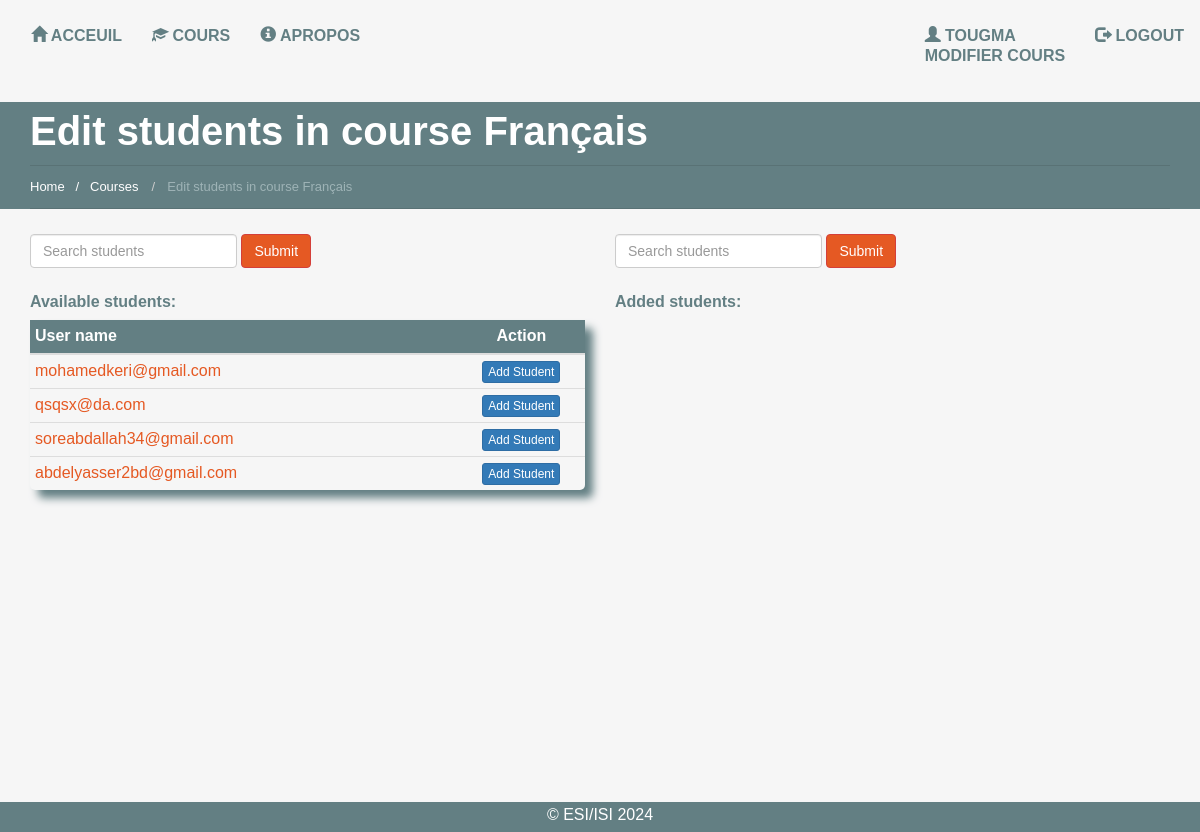
The page /courses/professor/Français/students/ (signed in) on the database its author committed.
### users/models.py (models this page shows)
class UserProfile(AbstractUser):
    is_professor = models.BooleanField(default=False)
    is_site_admin = models.BooleanField(default=False)
    niveau = models.CharField(null=False,max_length=8,default="")
    confirmation_code  = models.CharField(max_length=6,default="")
    numero  = models.CharField(max_length=8,unique=True)
    paiement = models.CharField(max_length=8,default= "AWAIT")

### templates/courses/add_students.html (shortened to what this page needs)
{% extends 'base.html' %}
{% load crispy_forms_tags %}
{% load staticfiles %}
{% block content %}
  {% include 'breadcrumb.html' %}
  <link href="{% static "css/edit_students_in_course.css" %}" rel="stylesheet"/>
  <div class="container">
    <div class="row">
      <div class="col-md-6">
        <form class="form-inline" method='GET' action="" role="form">
          <div class="form-group">
            <input class="form-control" type="text" name="q1" placeholder="Search students"
                   value="{{ request.GET.q }}"/>
            <button class="btn btn-danger btn-md">Submit</button>
          </div>
        </form>
        <h5>Available students:</h5>
        {% if excluded_students %}
          <table class="table table-condensed table-hover generic-table">
            <thead>
            <tr>
              <th>User name</th>
              <th>Action</th>
            </tr>
            </thead>
            {% for instance in excluded_students %}
              <tr>
                <td class="col-md-5">{{ instance.username }}</td>
                <td class="col-md-1"><a href="{% url 'add_students' course_name instance.id %}">
                  <input class='btn btn-primary btn-xs' type='submit' value='Add Student'/>
                </a>
                </td>
              </tr>
            {% endfor %}
          </table>
        {% endif %}
      </div>
      <div class="col-md-6">
        <form class="form-inline" method='GET' action="" role="form">
          <div class="form-group">
            <input class="form-control" type="text" name="q2" placeholder="Search students"
                   value="{{ request.GET.q }}"/>
            <button class="btn btn-danger btn-md">Submit</button>
          </div>
        </form>
        <h5>Added students:</h5>
      </div>
    </div>
  </div>
{% endblock %}

### templates/navbar.html (shortened to what this page needs)
<nav class="navbar" role="navigation">
  <div class="container-fluid">
    <div class="collapse navbar-collapse" id="mainNavBar">
      <ul class="nav navbar-nav">
        <li class="active"><a href="/"><span class="glyphicon glyphicon-home"></span> Acceuil</a></li>
        {% if request.user.is_authenticated %}
        {% if request.user.paiement == "PRENIUM" or request.user.paiement == "STANDART"  or request.user.is_professor or request.user.is_site_admin %}
          <li><a href="{% url 'courses' %}"><span class="glyphicon glyphicon-education"></span> Cours</a></li>
        {% endif %}
        {% else %}
          <li><a href="/"><span class="glyphicon glyphicon-education"></span> Cours</a></li>
        {% endif %}
        <li><a href="{% url 'about' %}"><span class="glyphicon glyphicon-info-sign"></span> Apropos</a></li>
      </ul>
      <ul class="nav navbar-nav navbar-right">
          {% if request.user.is_authenticated %}
            {% if request.user.is_professor or request.user.is_admin %}
            <li><a href="{% url 'profile' %}"><span class="glyphicon glyphicon-user"></span> {{ request.user.first_name }}  <br> Modifier Cours</a>
            </li>
            {% else %}
            <li><a href="{% url 'profile' %}"><span class="glyphicon glyphicon-user"></span> {{ request.user.first_name }}  <br> Modifier Profil</a>
            </li>
            {%endif%}
            <li><a href="/accounts/logout"><span class="glyphicon glyphicon-log-out"></span> Logout</a></li>
          {% else %}
            <li><a href="/accounts/register"><span class="glyphicon glyphicon-plus"></span> Sign Up</a></li>
            <li><a href="/accounts/login"><span class="glyphicon glyphicon-user"></span> Log In</a></li>
          {% endif %}
      </ul>
    </div>
  </div>
</nav>

### users/static_in_users/static_files/css/base.css (style rules this page uses)
html, body { font-family: 'Source Sans Pro', sans-serif; font-size: 100%; background-color: #F6F6F6; height: 100%; }
ul, ol { margin: 0; }

### users/static_in_users/static_files/css/home.css (style rules this page uses)
h4, h5, h6, h1, h2, h3 { margin-top: 0; }
ul, ol { margin: 0; }
html, body { font-family: 'Source Sans Pro', sans-serif; font-size: 100%; background-color: #F6F6F6; }
a { outline: none !important; }
@media (max-width: 1200px) { #mainNavBar { padding-left: 0; padding-right: 0; } }
#mainNavBar { margin-top: 10px; }
#mainNavBar li a { display: block; font-size: 1em; color: #637f83; -webkit-transition: all 0.3s ease; -moz-transition: all 0.3s ease; -o-transition: all 0.3s ease; transition: all 0.3s ease; text-transform: uppercase; font-weight: bold; }

### users/static_in_users/static_files/css/edit_students_in_course.css (style rules this page uses)
h5 { font-size: 1em; font-weight: bold; color: #637f83; margin-top: 25px; }
label, h2, th { color: #637f83; }
td { color: #E55923; }
.btn-danger { background-color: #E55923 !important; }
.generic-table { margin-top: 5px; -moz-border-radius: 5px; border-radius: 5px; -moz-box-shadow: 8px 8px 8px #637F83; -webkit-box-shadow: 8px 8px 8px #637F83; box-shadow: 8px 8px 8px #637F83; }
.generic-table th { background-color: #637F83; color: white; }
.generic-table td:last-child { text-align: center; }
.generic-table th:last-child { text-align: center; }

### rows shown on the page
UserProfile: user.first_name "TOUGMA"
UserProfile: username "mohamedkeri@gmail.com"
UserProfile: username "qsqsx@da.com"
UserProfile: username "soreabdallah34@gmail.com"
UserProfile: username "abdelyasser2bd@gmail.com"

### other values the page prints
{{ title }} "Edit students in course Français"
{{ path }} "Courses"
